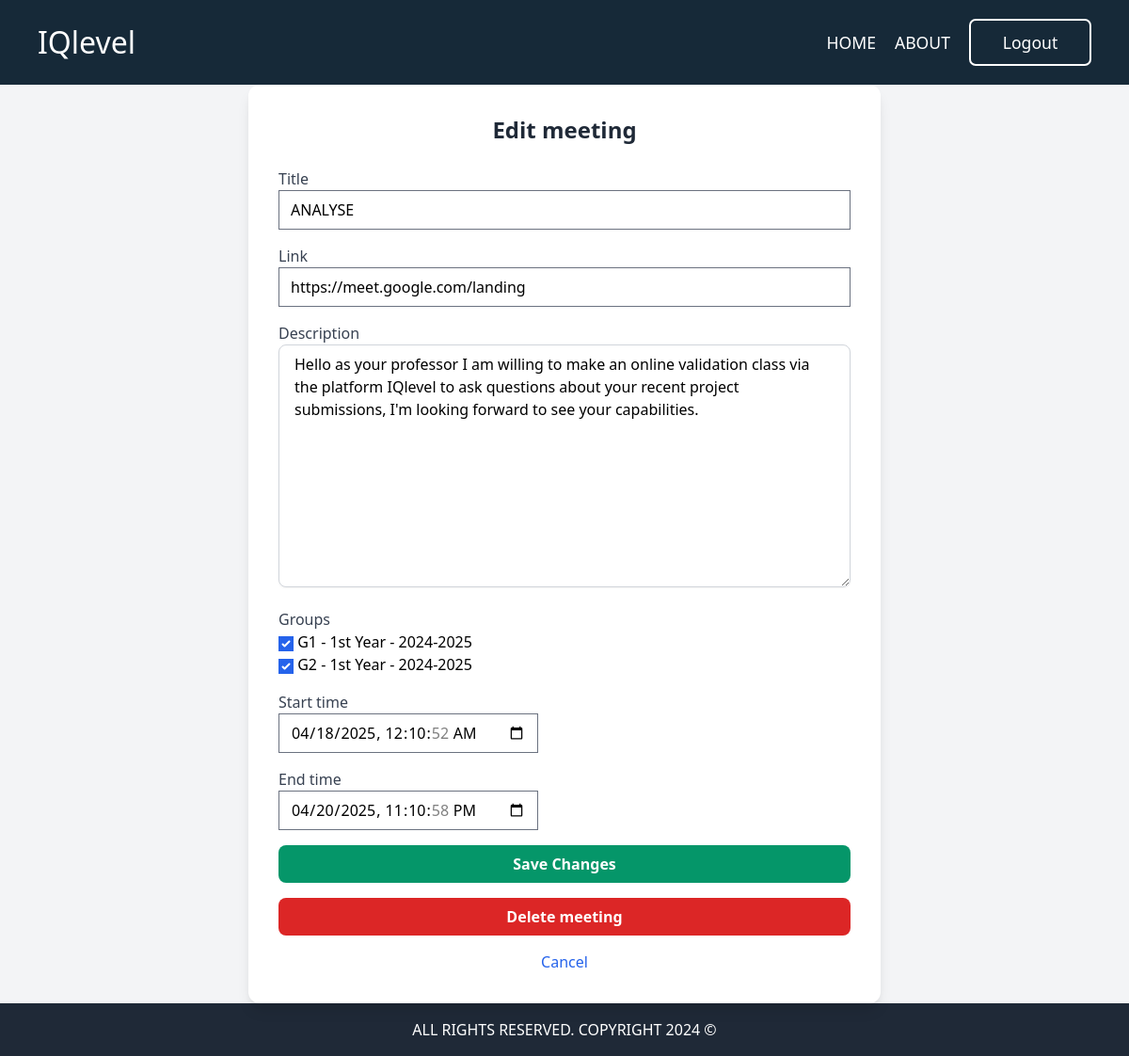
Before: /professor/edit-meeting/2/ (signed in) with the older database file.
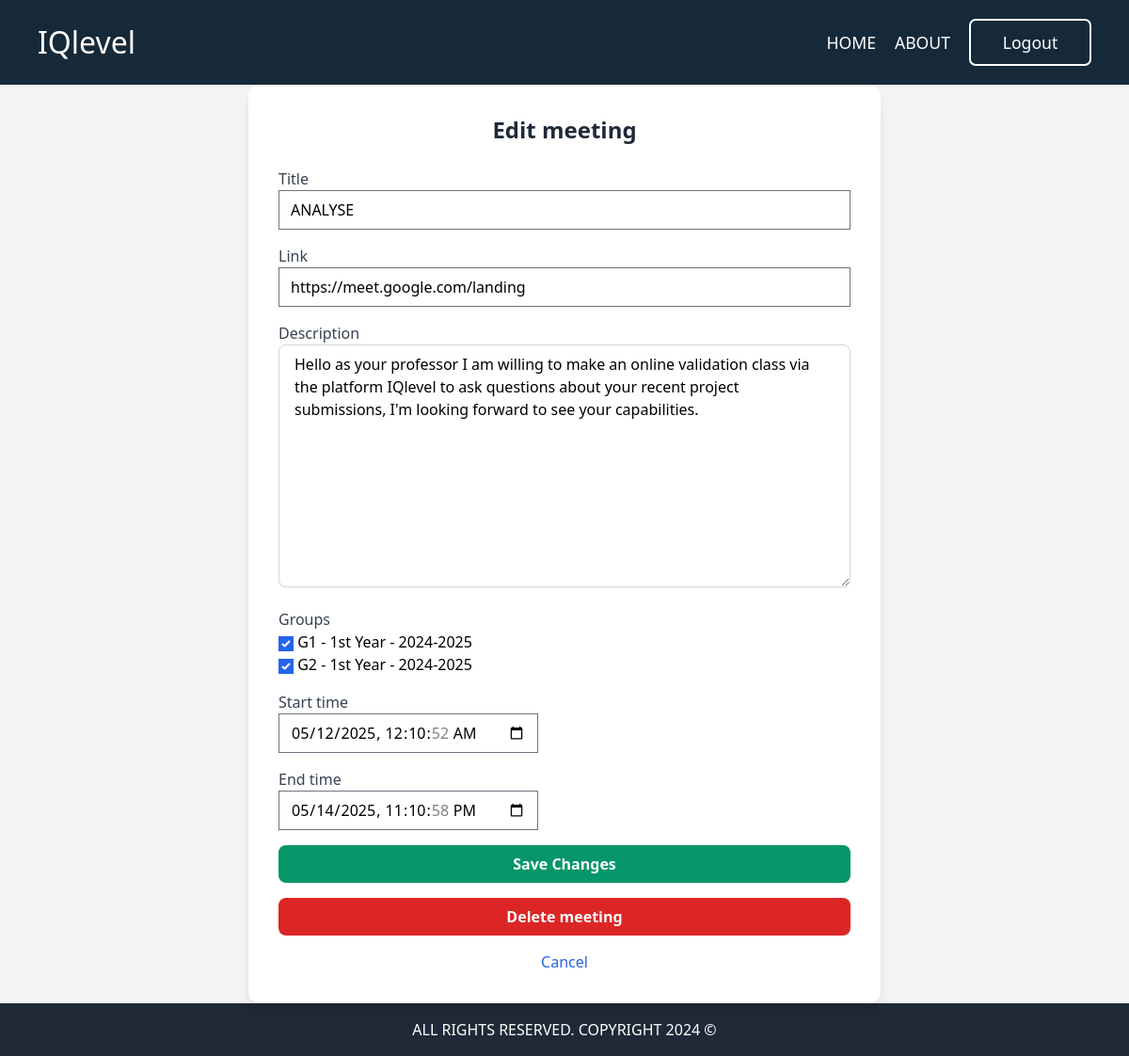
After: the same page with the newer database file.
### meetings/models.py (models this page shows, shortened)
class meeting(models.Model):
    title = models.CharField(max_length=200)
    description = models.TextField()
    link = models.URLField(help_text="recommand using Google meet")
    created_by = models.ForeignKey(Professor, on_delete=models.CASCADE)
    groups = models.ManyToManyField(Group)
    start_time = models.DateTimeField()
    end_time = models.DateTimeField()

### documents/views.py (the view)
# urls.py: path('professor/edit-meeting/<int:meeting_id>/', views.edit_meeting, name='edit_meeting'),
@login_required
def edit_meeting(request, meeting_id):
    meet = get_object_or_404(meeting, id=meeting_id)
    if not request.user.is_professor:
        messages.error(request, "You are not authorized to edit this quiz.")
        print("hh")
        return redirect('index')  # Redirect unauthorized users
    if request.method == "POST":
        form = meetingForm(request.POST, instance=meet, professor=request.user.professor)
        if form.is_valid():
            form.save()
            return redirect('index')
    else:
        form = meetingForm(instance=meet, professor=request.user.professor)
    return render(request, 'pages/edit_meeting.html', {'form': form, 'meet': meet})

### documents/models.py (called while the page is built)
    @property
    def is_professor(self):
        return self.role == 'professor'

### groupe/models.py (called while the page is built)
    def __str__(self):
        return f"{self.name} - {self.academic_level} - {self.academic_session.year}"

### theme/templates/pages/edit_meeting.html (shortened to what this page needs)
{% extends "base.html" %}
{% load static %}
{% block content %}
<section class="bg-gray-100 flex items-center justify-center min-h-screen">
    <div class="w-full max-w-2xl bg-white shadow-lg rounded-xl p-8">
        <h2 class="text-2xl font-bold text-gray-800 mb-6 text-center">Edit meeting</h2>
        <form method="POST" enctype="multipart/form-data" class="space-y-4">
            {% for field in form %}
                <div>
                    <label class="block text-gray-700 font-medium">{{ field.label }}</label>
                    {{ field }}
                </div>
            {% endfor %}
            <button type="submit" class="w-full bg-green-600 hover:bg-green-700 text-white font-bold py-2 px-4 rounded-lg transition">Save Changes</button>
        </form>
        <form method="POST" action="{% url 'delete_meeting' meet.id %}" class="mt-4" onsubmit="confirmDeletion(event)">
            <button type="submit" class="w-full bg-red-600 hover:bg-red-700 text-white font-bold py-2 px-4 rounded-lg transition">Delete meeting</button>
        </form>
        <div class="mt-4 text-center">
            <a href="{% url 'index' %}" class="text-blue-600 hover:underline">Cancel</a>
        </div>
    </div>
</section>
{% endblock content %}

Changed rows visible on the page:
changed meeting "ANALYSE": start_time "04/18/2025 00:10:52" → "05/12/2025 00:10:52"; end_time "04/20/2025 23:10:58" → "05/14/2025 23:10:58"
